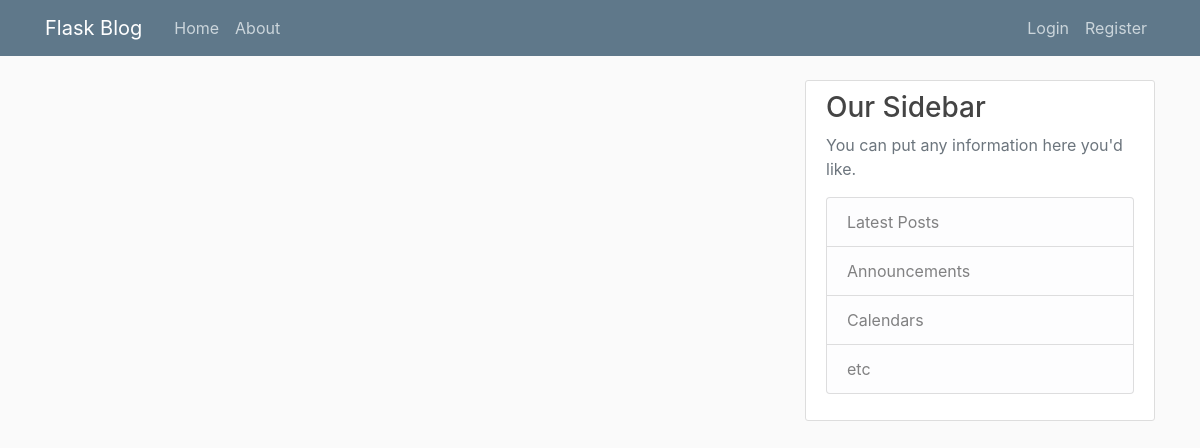
Page /home on the earlier database version.
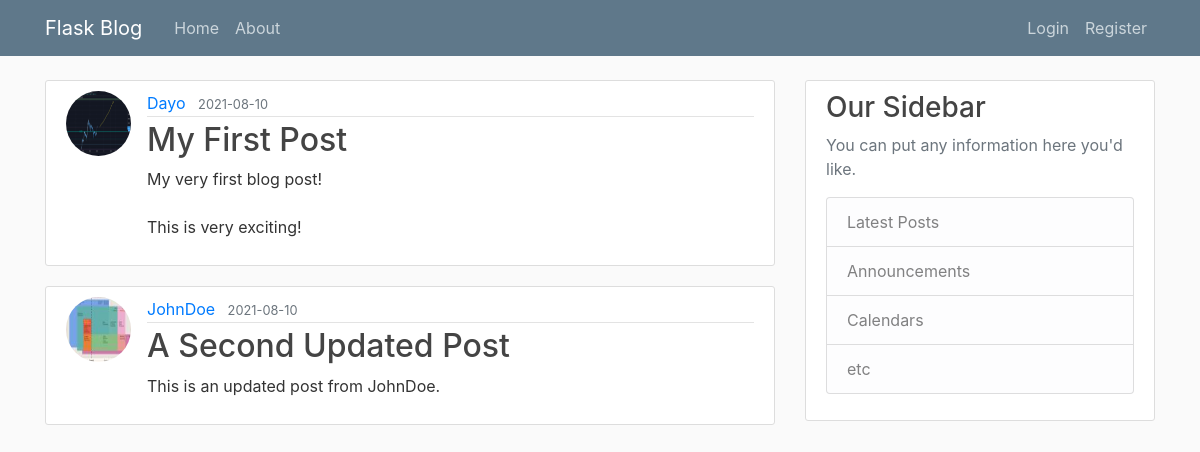
Same page on the later database version.
### flaskblog/models.py (models this page shows, shortened)
class Post(db.Model):
    id = db.Column(db.Integer, primary_key=True)
    title = db.Column(db.String(100), nullable=False)
    date_posted = db.Column(db.DateTime, nullable=False, default=datetime.utcnow)
    content = db.Column(db.Text, nullable=False)
    user_id = db.Column(db.Integer, db.ForeignKey('user.id'), nullable=False)

class User(db.Model, UserMixin):
    id = db.Column(db.Integer, primary_key=True)
    username = db.Column(db.String(20), unique=True, nullable=False)
    email = db.Column(db.String(120), unique=True, nullable=False)
    image_file = db.Column(db.String(20), nullable=False, default='default.jpg')
    password = db.Column(db.String(60), nullable=False)
    posts = db.relationship('Post', backref='author', lazy=True)

### flaskblog/routes.py (the view)
@app.route("/")
@app.route("/home")
def home():
    posts = Post.query.all()
    return render_template("home.html", posts=posts)

### flaskblog/templates/home.html
{% extends "layout.html" %}
{% block content %}
    {% for post in posts %}
    <article class="media content-section">
        <img class="rounded-circle article-img" src="{{ url_for('static', filename='profile_pics/' + post.author.image_file) }}">
        <div class="media-body">
            <div class="article-metadata">
                <a href="#" class="mr-2">{{ post.author.username }}</a>
                <small class="text-muted">{{ post.date_posted.strftime('%Y-%m-%d') }}</small>
            </div>
            <h2><a href="{{ url_for('post', post_id=post.id) }}" class="article-title">{{ post.title }}</a></h2>
            <p class="article-content">{{ post.content }}</p>
        </div>
    </article>
    {% endfor %}
{% endblock %}

### flaskblog/templates/layout.html (shortened to what this page needs)
<!DOCTYPE html>
<html lang="en">
<head>
    <link rel="stylesheet" href="https://cdn.jsdelivr.net/npm/bootstrap@4.6.0/dist/css/bootstrap.min.css">
    <link rel="stylesheet" type="text/css" href="{{ url_for('static', filename='main.css') }}">
</head>
<body>
    <header class="site-header">
        <nav class="navbar navbar-expand-md navbar-dark bg-steel fixed-top">
            <div class="container">
                <a class="navbar-brand mr-4" href="/">Flask Blog</a>
                <div class="collapse navbar-collapse" id="navbarToggle">
                <div class="navbar-nav mr-auto">
                    <a class="nav-item nav-link" href="{{ url_for('home') }}">Home</a>
                    <a class="nav-item nav-link" href="{{ url_for('about') }}">About</a>
                </div>
                <div class="navbar-nav">
                    {% if current_user.is_authenticated %}
                        <a class="nav-item nav-link" href="{{ url_for('new_post') }}">New Post</a>
                        <a class="nav-item nav-link" href="{{ url_for('account') }}">Account</a>
                        <a class="nav-item nav-link" href="{{ url_for('logout') }}">Logout</a>
                    {% else %}
                        <a class="nav-item nav-link" href="{{ url_for('login') }}">Login</a>
                        <a class="nav-item nav-link" href="{{ url_for('register') }}">Register</a>
                    {% endif %}
                </div>
                </div>
            </div>
        </nav>
    </header>
    <main role="main" class="container">
        <div class="row">
            <div class="col-md-8">
                {% block content %}{% endblock %}
            </div>
            <div class="col-md-4">
                <div class="content-section">
                <h3>Our Sidebar</h3>
                <p class='text-muted'>You can put any information here you'd like.
                    <ul class="list-group">
                    <li class="list-group-item list-group-item-light">Latest Posts</li>
                    <li class="list-group-item list-group-item-light">Announcements</li>
                    <li class="list-group-item list-group-item-light">Calendars</li>
                    <li class="list-group-item list-group-item-light">etc</li>
                    </ul>
                </p>
                </div>
            </div>
        </div>
    </main>
</body>
</html>

### flaskblog/static/main.css (style rules this page uses)
body { background: #fafafa; color: #333333; margin-top: 5rem; }
h1, h2, h3, h4, h5, h6 { color: #444444; }
.bg-steel { background-color: #5f788a; }
.site-header .navbar-nav .nav-link { color: #cbd5db; }
.content-section { background: #ffffff; padding: 10px 20px; border: 1px solid #dddddd; border-radius: 3px; margin-bottom: 20px; }
.article-title { color: #444444; }
.article-content { white-space: pre-line; }
.article-img { height: 65px; width: 65px; margin-right: 16px; }
.article-metadata { padding-bottom: 1px; margin-bottom: 4px; border-bottom: 1px solid #e3e3e3 }

Differences in the rows shown:
added Post: image_file (picture), author.username "Dayo", date_posted "2021-08-10", title "My First Post", content "My very first blog post! This is very exciting!"
added Post: image_file (picture), author.username "JohnDoe", date_posted "2021-08-10", title "A Second Updated Post", content "This is an updated post from JohnDoe."
